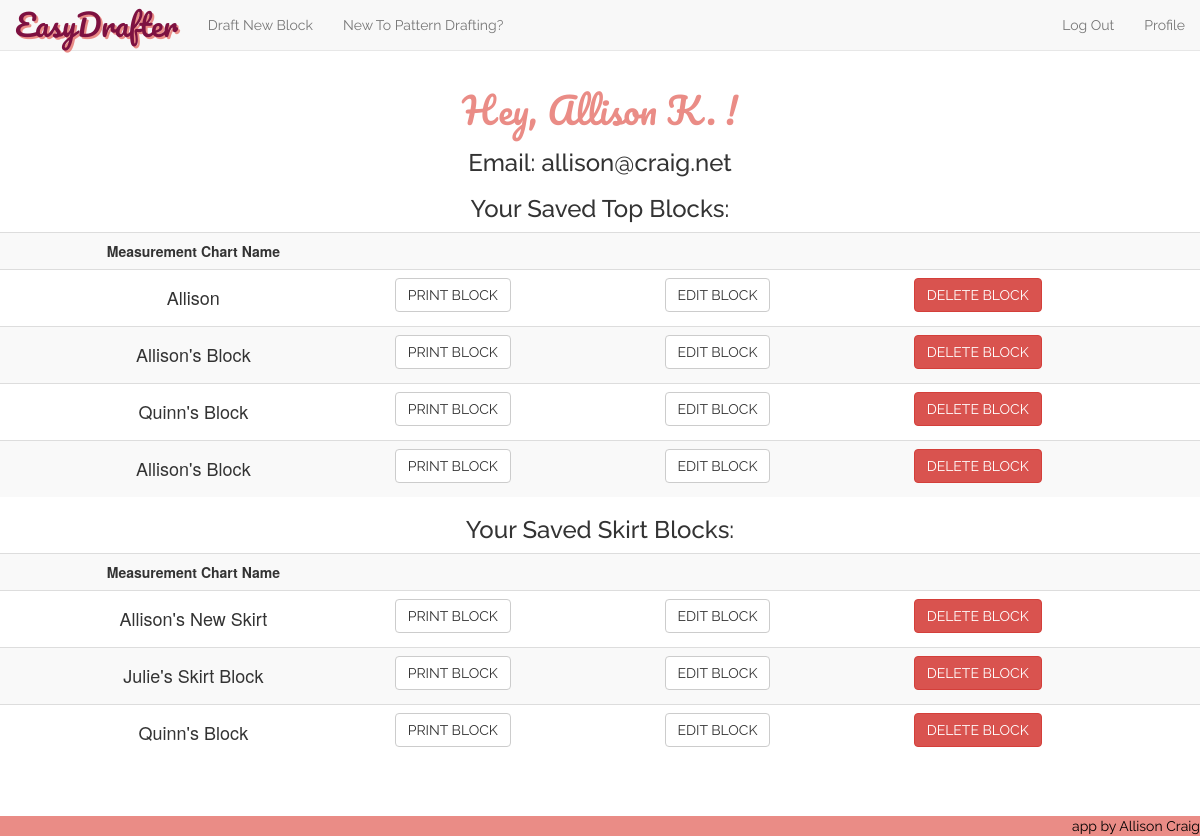
/profile (signed in), run on an earlier commit of the app's database.
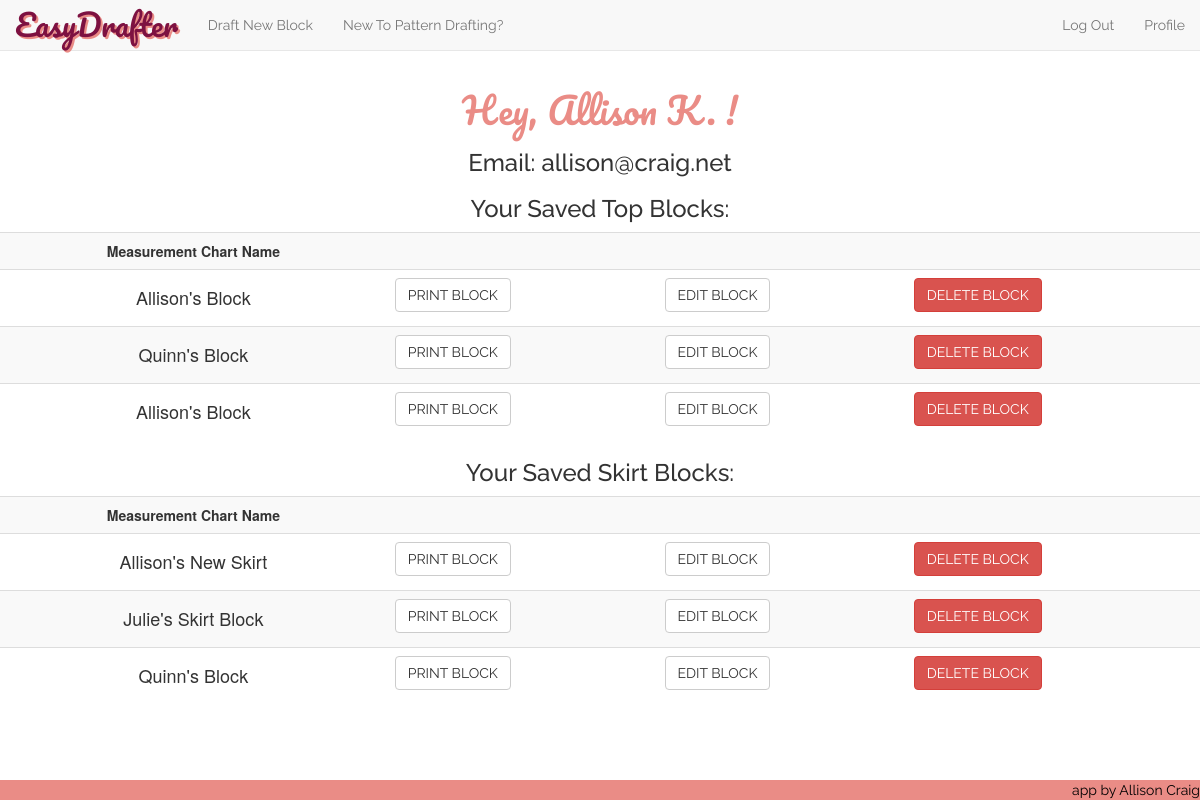
And on a later commit of the database.
### model.py (models this page shows, shortened)
class User(db.Model):
    __tablename__ = "Users"
    user_id = db.Column(db.Integer, autoincrement=True, primary_key=True)
    fb_id = db.Column(db.String(64), unique=True, nullable=True)
    email = db.Column(db.String(64), unique=True, nullable=False)
    password = db.Column(db.String(64), nullable=True)
    fname = db.Column(db.String(15), nullable=False)

class Measurement_Chart_Top(db.Model):
    __tablename__ = "Measurement_Chart_Tops"
    chart_id = db.Column(db.Integer, autoincrement=True, primary_key=True)
    nickname = db.Column(db.Integer, nullable=False)
    user_id = db.Column(db.String(100), db.ForeignKey('Users.user_id'))
    bust = db.Column(db.Integer, nullable=False)
    waist = db.Column(db.Integer, nullable=False)
    full_length = db.Column(db.Integer, nullable=False)
    center_front = db.Column(db.Integer, nullable=False)
    front_shoulder_slope = db.Column(db.Integer, nullable=False)
    strap = db.Column(db.Integer, nullable=False)
    front_across_shoulder = db.Column(db.Integer, nullable=False)
    across_chest = db.Column(db.Integer, nullable=False)
    bust_depth = db.Column(db.Integer, nullable=False)
    shoulder_length = db.Column(db.Integer, nullable=False)
    bust_arc = db.Column(db.Integer, nullable=False)
    bust_span = db.Column(db.Integer, nullable=False)
    waist_arc = db.Column(db.Integer, nullable=False)
    dart_placement = db.Column(db.Integer, nullable=False)
    side_length = db.Column(db.Integer, nullable=False)
    full_length_back = db.Column(db.Integer, nullable=False)
    center_back = db.Column(db.Integer, nullable=False)
    back_shoulder_slope = db.Column(db.Integer, nullable=False)
    across_back = db.Column(db.Integer, nullable=False)
    back_arc = db.Column(db.Integer, nullable=False)
    waist_arc_back = db.Column(db.Integer, nullable=False)
    back_neck = db.Column(db.Integer, nullable=False)
    back_across_shoulder = db.Column(db.Integer, nullable=False)
    back_dart_intake = db.Column(db.Integer, nullable=False)
    user = db.relationship("User",
                           backref=db.backref("Measurement_Chart_Tops"))

class Measurement_Chart_Skirt(db.Model):
    __tablename__ = "Measurement_Chart_Skirts"
    chart_id = db.Column(db.Integer, autoincrement=True, primary_key=True)
    nickname = db.Column(db.Integer, nullable=False)
    user_id = db.Column(db.String(100), db.ForeignKey('Users.user_id'))
    waist = db.Column(db.Integer, nullable=False)
    hip = db.Column(db.Integer, nullable=False)
    center_front_hip_depth = db.Column(db.Integer, nullable=False)
    back_hip_arc = db.Column(db.Integer, nullable=False)
    center_back_hip_depth = db.Column(db.Integer, nullable=False)
    front_hip_arc = db.Column(db.Integer, nullable=False)
    dart_placement = db.Column(db.Integer, nullable=False)
    user = db.relationship("User",
                           backref=db.backref("Measurement_Chart_Skirts"))

### server.py (the view)
@app.route('/profile')
def user_profile_page():
    user_email = session['logged_in_customer_email']
    user = User.query.filter(User.email==user_email).one()
    current_user_id = user.user_id
    saved_blocks_tops = Measurement_Chart_Top.query.filter(Measurement_Chart_Top.user_id==current_user_id).all()
    saved_blocks_skirts = Measurement_Chart_Skirt.query.filter(Measurement_Chart_Skirt.user_id==current_user_id).all()
    return render_template("profile.html", user=user, session=session, savedblockstops=saved_blocks_tops, savedblocksskirts=saved_blocks_skirts)

### server.py (called while the page is built)
@app.before_request
def add_tests():
    g.jasmine_tests = JS_TESTING_MODE

### templates/profile.html (shortened to what this page needs)
{% extends 'base.html' %}
{% block content %}
<center><h1 class='heading-titles'>Hey, {{ user.fname }} !</h1></center>
<center><h3 class="raleway">Email: {{ user.email }}</h3></center>
{% if savedblockstops %}
<center><h3 class="raleway">Your Saved Top Blocks: </h3></center>
<table class="table table-hover table-striped">
	<th><center>Measurement Chart Name</center></th>
	<th></th>
	<th></th>
	<th></th>
{% for sblocktop in savedblockstops %}
	<tr class="saved-block">
		<td><center><h4>{{ sblocktop.nickname }}</h4></center>
		<center>
			<td><form action='/print-top/{{sblocktop.chart_id}}'>
				<button class="btn btn-default">PRINT BLOCK</button>
			</form></td>
			<td><form action='/edit-top/{{sblocktop.chart_id}}'>
				<button class="btn btn-default" value="{{ sblocktop.chart_id }}">EDIT BLOCK</button>
			</form></td>
			<td>
			<button class="btn btn-danger delete-btn-top" name='chart-id' value="{{ sblocktop.chart_id }}">DELETE BLOCK</button></td>
		</center>
		</td>
	</tr>
{% endfor %}
</table>
{% endif %}
{% if savedblocksskirts %}
<center><h3 class="raleway">Your Saved Skirt Blocks: </h3></center>
<table class="table table-hover table-striped">
	<th><center>Measurement Chart Name</center></th>
	<th></th>
	<th></th>
	<th></th>
{% for sblockskirt in savedblocksskirts %}
	<tr class="saved-block">
		<td><center><h4>{{ sblockskirt.nickname }}</h4></center>
		<center>
			<td><form action='/print-skirt/{{sblockskirt.chart_id}}'>
				<button class="btn btn-default">PRINT BLOCK</button>
			</form></td>
			<td><form action='/edit-skirt/{{sblockskirt.chart_id}}'>
				<button class="btn btn-default" value="{{ sblockskirt.chart_id }}">EDIT BLOCK</button>
			</form></td>
			<td><button class="btn btn-danger delete-btn-skirt" name='chart-id' value="{{ sblockskirt.chart_id }}">DELETE BLOCK</button></td>
		</center>
		</td>
	</tr>
{% endfor %}
</table>
{% endif %}
{% endblock %}

### templates/base.html (shortened to what this page needs)
<!DOCTYPE html>
<html>
<head>
	<link rel='stylesheet' href='/static/css/style.css'>
	<link rel='stylesheet' href='/static/css/bootstrap.min.css'>
</head>
<body>
<nav class="navbar navbar-default navbar-fixed-top">
	<div class="container-fluid">
		<div class="navbar-header">
			<a class="navbar-brand" id="corner-logo" href="/">EasyDrafter</a>
		</div>
		<div class="collapse navbar-collapse" id="bs-example-navbar-collapse-1">
			<ul class="nav navbar-nav">
				{% if session['current_user_id'] is defined %}
				<li><a href="/choose-block">Draft New Block</a></li>
				<li><a href="/about-drafting" id="profile">New To Pattern Drafting?</a></li>
				{% else %}
				<li><a href="/about-drafting" id="profile">New To Pattern Drafting?</a></li>
				{% endif %}
			</ul>
			<ul class="nav navbar-nav navbar-right">
				{% if session['current_user_id'] is defined %}
				<li><a href="/logout" id="logout">Log Out</a></li>
				<li><a href="/profile" id="profile">Profile</a></li>
				{% else %}
				<li><a href="/login">Log In</a></li>
				<li><a href="/register">Register</a></li>
				{% endif %}
			</ul>
		</div>
	</div>
</nav>
	{% block content %}{% endblock %}
		<footer><a href="https://github.com/allisonkcraig" target="blank" id="footer-a">app by Allison Craig</a></footer>
</body>
</html>

### static/css/style.css (style rules this page uses)
body { padding-top: 70px; margin-bottom: 2em; padding-bottom: 4em; }
.btn { font-family: "Raleway"; }
.heading-titles { font-family: 'Pacifico', cursive; color: #EA8C86; }
#corner-logo { font-family: 'Pacifico', cursive; font-size: 30px; text-decoration: none; text-shadow: 2px 2px #EA8C86; color: #7D1141; }
.navbar { font-family: "Raleway"; }
footer { font-family: "Raleway"; background-color: #EA8C86; position:fixed; left:0px; bottom:0px; height:20px; width:100%; }
#footer-a { text-decoration: none; color: black; float: right; }
.raleway { font-family: "Raleway"; }

What changed in the data, as far as the page shows it:
removed Measurement_Chart_Top: nickname "Allison", {{ sblocktop.chart_id }} 2 (drawn)
